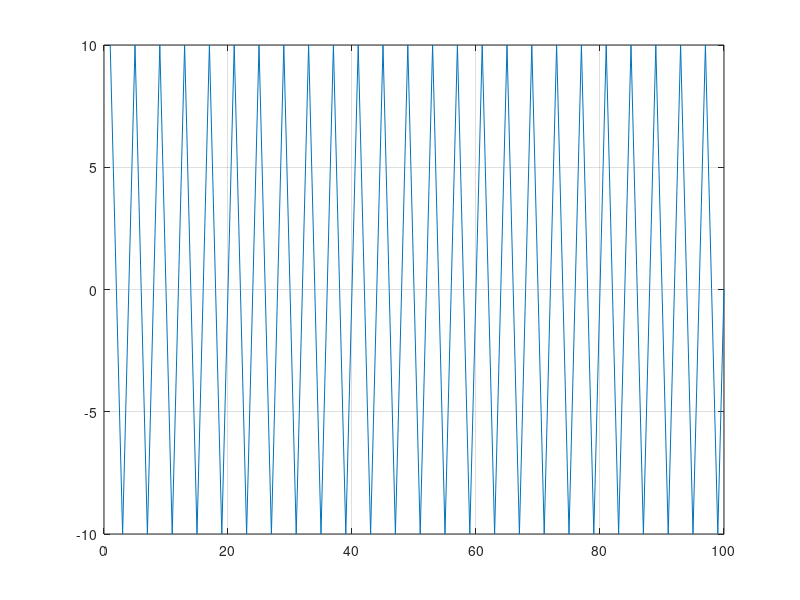

MATLAB code for this plot:
%This is the matlab file that plots a file
A = dlmread('out.txt');
B = dlmread('out.txt');
stem(A);
grid on;
pause;
plot(B);
grid on;
